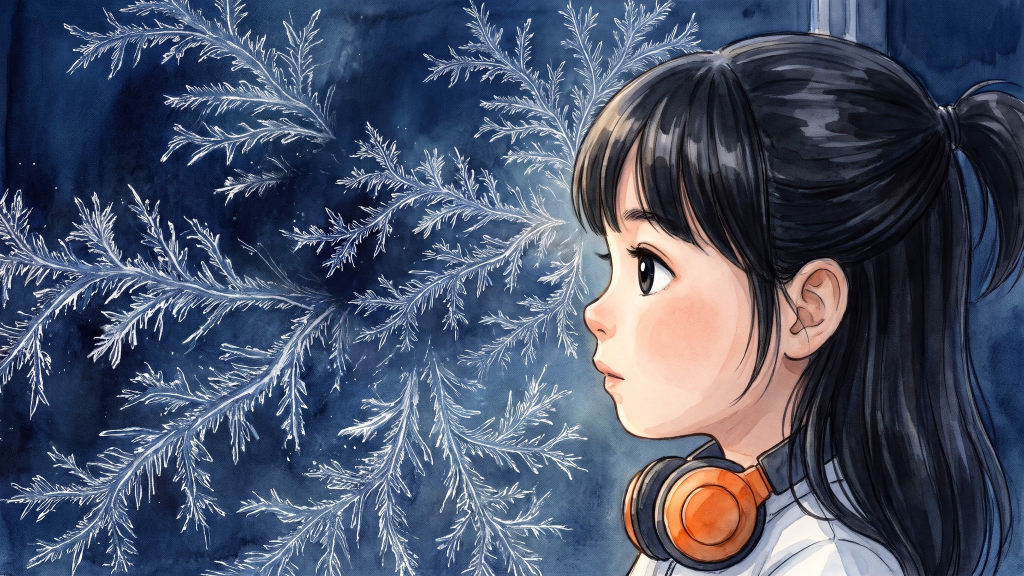
#> input picture inputs/ref_merge_little_jade_face.jpg, 2048 x 1152 px (shown at 1/2 size)
$ python -i set_check.py   (imports and definitions only)
#> lines starting #> are read from the running program, lines starting #| are printed output that depends on the picture
#!/usr/bin/env python3
"""Set check (SETS v4): does a keyframe / video frame keep the fixed set where the 3D layout put it?

    PY=/home/jade/Documents/halys-video/.venv/bin/python
    $PY tools/review/set_check.py --set attic88 --shot G4 --image media/kf/v4/G4_a.jpg            # a keyframe
    $PY tools/review/set_check.py --set attic88 --shot G4 --video media/comp/G4.mp4 [--at first|last|<sec>]
    $PY tools/review/set_check.py ... --out work/review/set_check/G4.jpg        (default: work/review/set_check/<SHOT>_<stem>.jpg)
    $PY tools/review/set_check.py --print-prompt                                 # the vision-pass instructions

What it writes, next to the sheet:
  <out>.jpg   the sheet: candidate | candidate with the guide's lines over it (yellow) / label render | candidate with
              the expected object boxes; then one tile per fixed object: expected crop of the candidate beside the same
              crop of the label render. This sheet is what the vision pass reads.
  <out>.json  per-object table: expected box (px of the candidate), and the numeric hints: edge_support (fraction of the
              guide's edges inside the box that the candidate also has, 0..1) and best_shift_px (where that object's edge
              pattern matches best within +-12 % of the width). verdict fields are null until the vision pass fills them.
The numeric hints only flag; the verdict (present / moved / missing per object, plus invented extras) comes from the
vision pass: a Sonnet/Haiku subagent reads the sheet with --print-prompt's instructions and writes the verdict JSON,
then  `set_check.py --merge <out>.json <verdict.json>`  stores it and prints PASS / FAIL.
A shot FAILS if any object marked `key` is missing or moved, or anything big is invented. Figures are not judged here
(only their place: the people must stand where the guide has them).
"""
import argparse, json, os, subprocess, sys
import numpy as np
from PIL import Image, ImageDraw, ImageFont
import cv2

ROOT = os.path.dirname(os.path.dirname(os.path.dirname(os.path.abspath(__file__))))
TMP = os.environ.get("TMPDIR", os.path.join(ROOT, "work", "tmp"))
SKIP = {'floorboards', 'floor (wood)', 'sloped ceiling (roof boards)', 'rafters', 'purlin', 'collar ties', 'ridge beam', 'back wall', 'left wall', 'front wall',
        'ceiling', 'skirting', 'right gable wall', 'left gable wall', 'night outside', 'highway', 'tree line', 'night sky (dusk blue)', 'cabin floor', 'headliner (roof)',
        'door panels', 'roof rail', 'right wall (door)', 'door frame', 'lane markings', 'guard rail', 'median barrier', 'stair landing', 'stairs down', 'hallway (lit)', 'sign bracket', 'stairwell bulb'}
KEY = {'window', 'neon blade sign (perpendicular to the wall)', 'stair door', 'hook rail', 'sleeping mat (little Jade)', 'sleeping mat (Mama)', 'pillow (little Jade)', 'pillow (Mama)',
       'stack of textbooks', 'textbooks (fallen, scattered)', 'stack of textbooks (toppling)', 'small TV (off) on a crate', 'headboard (wood)', 'bed (wooden frame)', 'pillow',
       'bunny (stuffed toy)', 'nightstand', 'window blind (slats)', 'door (open)', 'rug (fluffy)', 'child car seat (hers, rear right)', 'EMPTY child car seat (rear left)',
       'passenger seat', "driver's seat", 'rear-view mirror', 'flashlight (on)', 'flashlight (off)', 'storybook (open)', 'storybook (closed)', 'apron (on the hook)', 'towel (on the hook)'}
PROMPT = """You are checking one frame of an animated film against the 3D layout of its set. Open the sheet image.
Top-left: the CANDIDATE frame. Top-right: the candidate with the layout's lines drawn over it in yellow. Middle-left: the
layout's LABEL render (grey 3D blockout, every object named). Middle-right: the candidate with the expected box of every
fixed object (numbered). Below: one tile per object: left half = the candidate cropped at the expected box, right half =
the same crop of the label render. People in the layout are grey mannequins; in the candidate they are painted characters.
For EACH numbered object decide:
  present  - the same object is in the candidate at about the expected place (its box overlaps the expected box by
             at least half, same rough size, same side of frame); style, colour and small shifts do not matter
  moved    - the object is in the candidate but clearly elsewhere (other side of frame, other wall, other side of the
             bed/mat, much bigger/smaller) - say where
  missing  - not in the candidate at all (or hidden where the layout shows it unobstructed)
  n/a      - the object is covered by a person in the candidate exactly where the layout also has a person, or it is
             too small to judge
Then list INVENTED objects: anything sizeable in the candidate that the layout does not have (a lamp, a second window,
a shelf, an extra pillow or stack, furniture on the wrong wall). Also say in one line whether the people stand where the
mannequins stand (same side of frame, same rough size).
Answer ONLY with JSON: {"objects": {"<n>": {"verdict": "present|moved|missing|n/a", "note": "..."}, ...},
 "invented": ["..."], "people_placement": "ok|wrong: ...", "camera": "same|similar|different: ..."}"""


# [7 lines left out: function frame_of, not called in this run]


def edges(img):
    g = cv2.cvtColor(np.asarray(img), cv2.COLOR_RGB2GRAY); g = cv2.GaussianBlur(g, (5, 5), 0)
#> after `g = cv2.cvtColor(np.asarray(img), cv2.COLOR_RGB2GRAY)`:
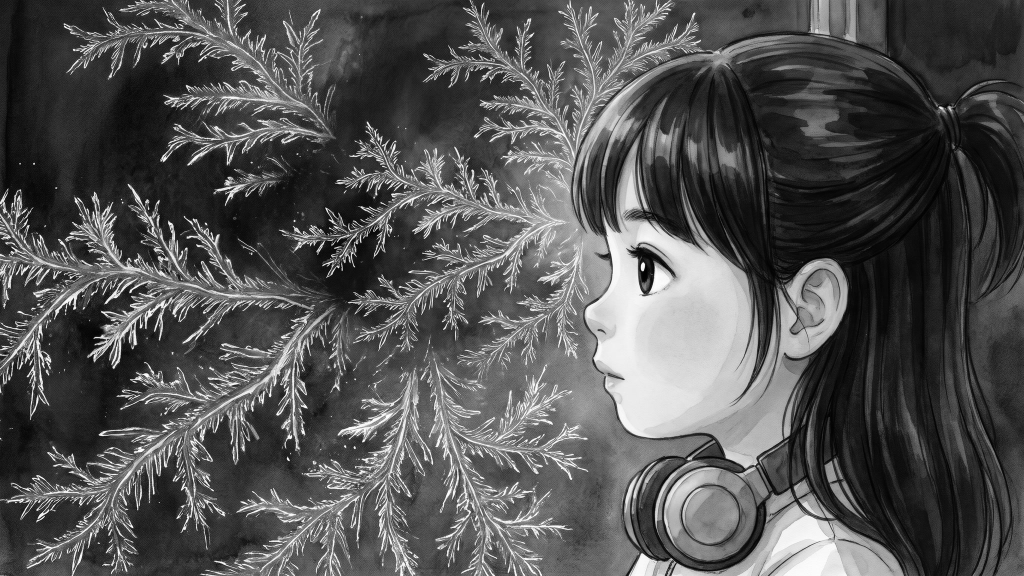
#> g: shape (1152, 2048) (shown at 1/2 size); min 0, max 255, mean 83.3
    v = np.median(g); return cv2.Canny(g, int(max(10, 0.5 * v)), int(min(255, 1.3 * v + 20)))
#> after `v = np.median(g)`: v = 66
#> after `return cv2.Canny(g, int(max(10, 0.5 * v)), int(min(255, 1.3 * v + 20))`:
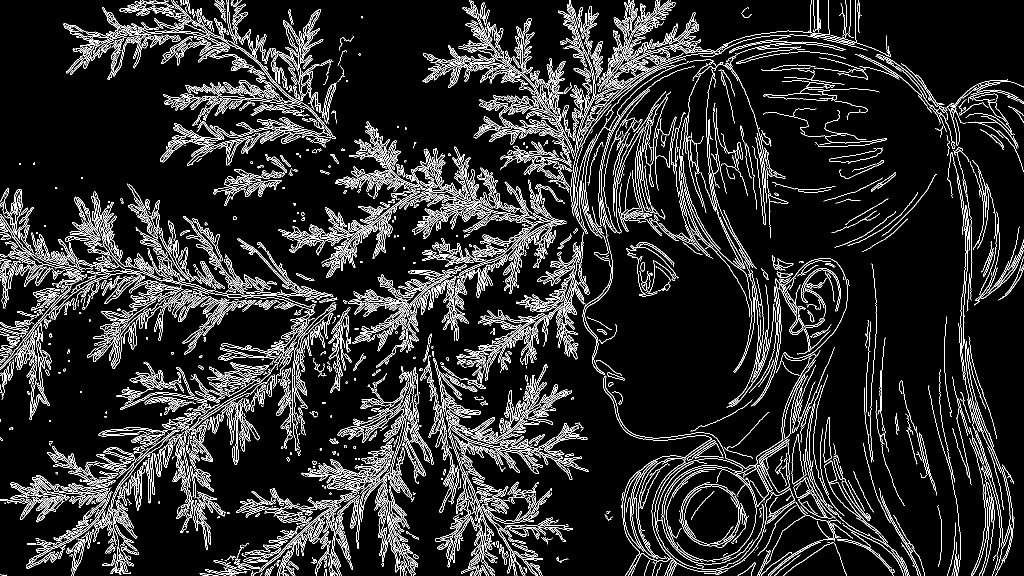
#> returned value: shape (1152, 2048) (shown at 1/2 size); 10.5% white in thin lines or dots


# [82 lines left out: functions main, merge, not called in this run]


# [2 lines not run here, left out]

>>> import cv2
>>> picture = cv2.cvtColor(cv2.imread('../../inputs/ref_merge_little_jade_face.jpg'), cv2.COLOR_BGR2RGB)
>>> result = edges(picture)

$ run again, on inputs/ref_moongazing_teahouse_jade_mom_daughter.png
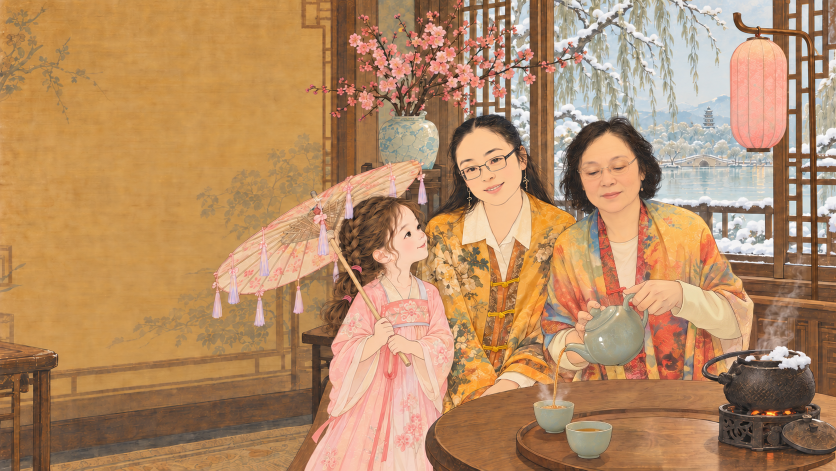
#> input picture inputs/ref_moongazing_teahouse_jade_mom_daughter.png, 1672 x 941 px (shown at 1/2 size)
#> in edges, `g = cv2.cvtColor(np.asarray(img), cv2.COLOR_RGB2GRAY)`:
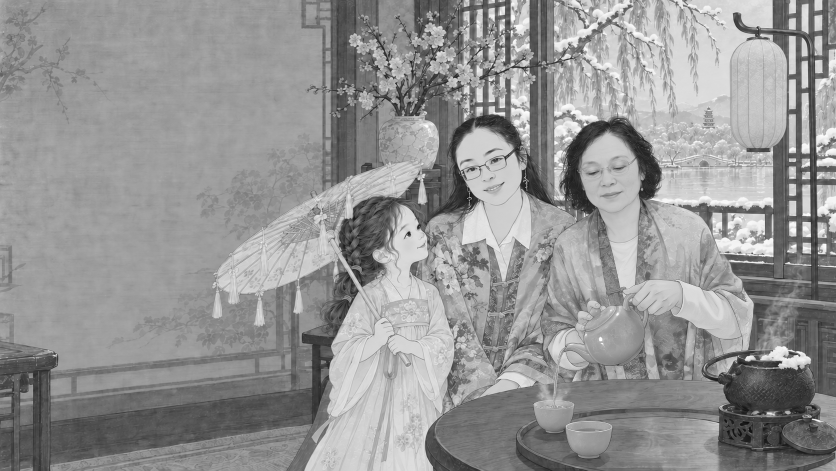
#> g: shape (941, 1672) (shown at 1/2 size); min 1, max 255, mean 148.2
#> v = 154
#> in edges, `return cv2.Canny(g, int(max(10, 0.5 * v)), int(min(255, 1.3 * v + 20))`:
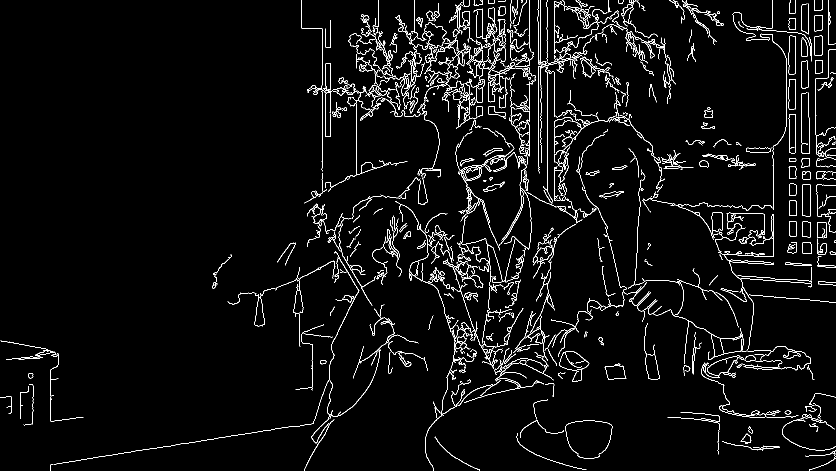
#> returned value: shape (941, 1672) (shown at 1/2 size); 3.8% white in thin lines or dots
